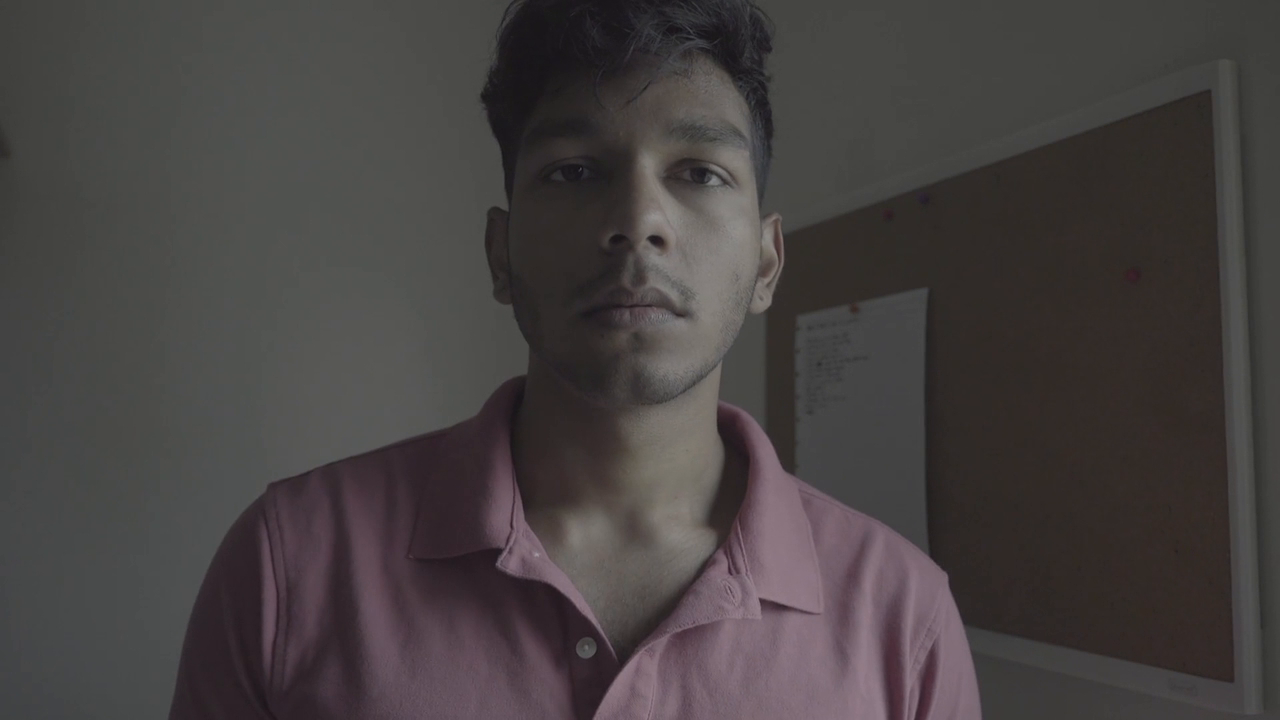
#> input picture frame 20 of sample.mp4, 1280 x 720 px
$ python rtsp_face_detection.py
#> lines starting #> are read from the running program, lines starting #| are printed output that depends on the picture; after the words box and inside, x2 and y2 are one past the last pixel; in counts of white or black regions, pixels touching at a corner belong together
import cv2
import os
import time
import logging

# Setup logging
logging.basicConfig(
    level=logging.INFO,
    format='%(asctime)s - %(levelname)s - %(message)s',
    handlers=[
        logging.FileHandler("app.log"),
        logging.StreamHandler()
    ]
)

# Create output folder
output_dir = 'output'
os.makedirs(output_dir, exist_ok=True)

# Use a simulated RTSP source (for now, just your webcam)
# Replace this with your RTSP stream URL if needed
rtsp_url = 'sample.mp4'  # 0 = default webcam. Replace with 'rtsp://...' to use RTSP.

# Load face detector
face_cascade = cv2.CascadeClassifier(cv2.data.haarcascades + 'haarcascade_frontalface_default.xml')

# Open video stream
cap = cv2.VideoCapture(rtsp_url)

if not cap.isOpened():
    logging.error("Failed to connec to stream")
    exit()

logging.info("Connected to stream")

frame_count = 0
saved_frames = 0

while saved_frames < 5:  # Save 5 annotated frames
    ret, frame = cap.read()
#> frame is the input picture: shape (720, 1280, 3); mean B, G, R 65.5, 65.8, 70.5
    if not ret:
        logging.warning("Dropped frame")
        continue

    start_time = time.time()

    # Convert to grayscale
    gray = cv2.cvtColor(frame, cv2.COLOR_BGR2GRAY)

    # Run face detection
    faces = face_cascade.detectMultiScale(gray, scaleFactor=1.1, minNeighbors=5)
#> faces = [[483, 55, 318, 318]]

    # Draw rectangles around faces
    for (x, y, w, h) in faces:
        cv2.rectangle(frame, (x, y), (x + w, y + h), (255, 0, 0), 2)
#> this loop made 1 pass
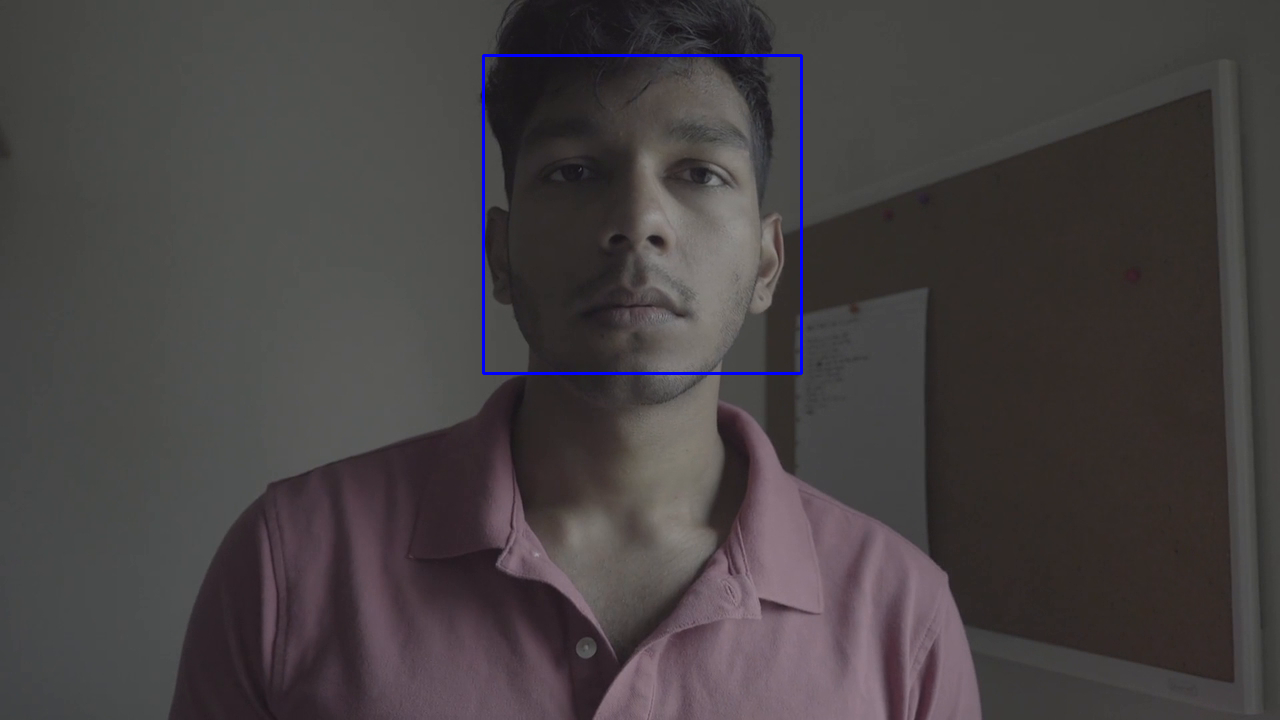
#> frame: shape (720, 1280, 3); 0.41% of pixels changed, all inside (x1, y1, x2, y2) = (482, 54, 803, 375)

    inference_time = time.time() - start_time
    logging.info(f"Inference time: {inference_time:.2f} seconds, Faces detected::: {len(faces)}")

    # Save annotated frame
    filename = os.path.join(output_dir, f"frame_{frame_count}.jpg")
    saved = cv2.imwrite(filename, frame)
    if saved:
        logging.info(f" Saved frame to i {filename}")
    else:
        logging.error(f" Failed to save frame to {filename}")

    saved_frames += 1
    frame_count += 1

cap.release()
cv2.destroyAllWindows()
logging.info("Completed saving annotated frames.")

$ run again, starting later in the video
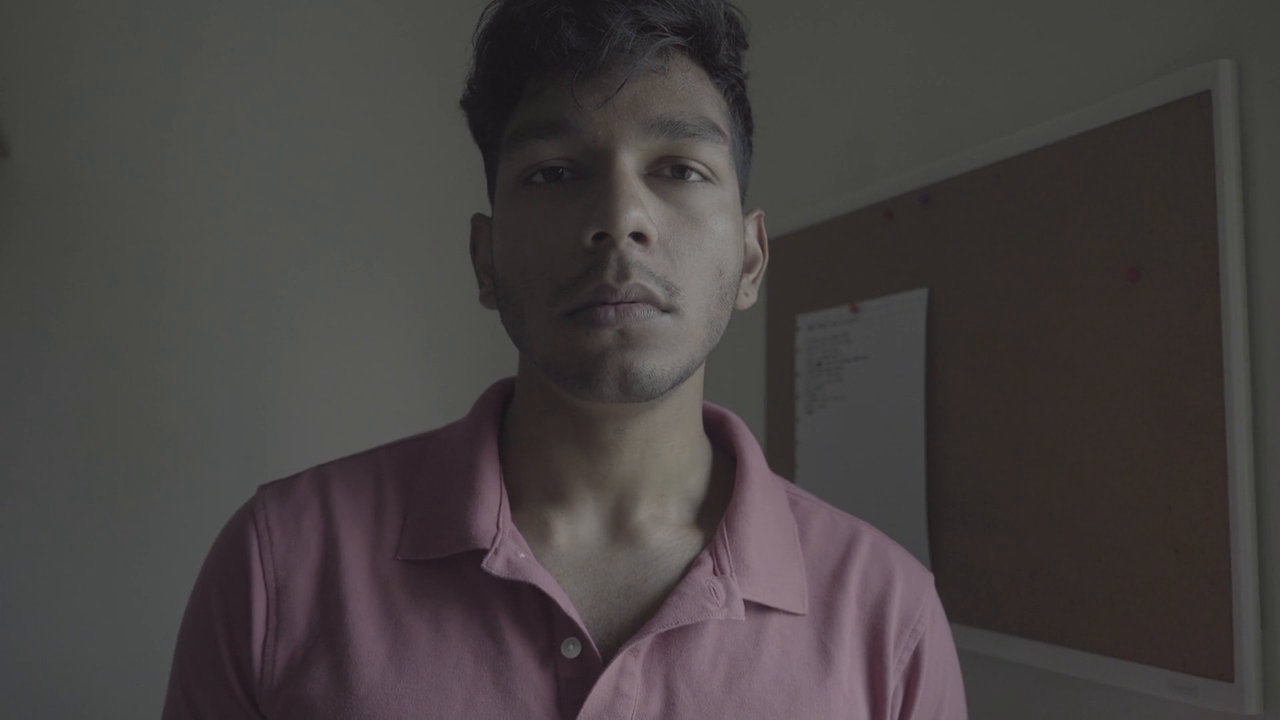
#> input picture frame 90 of sample.mp4, 1280 x 720 px
#> frame is the input picture: shape (720, 1280, 3); mean B, G, R 65.5, 65.6, 70.5
#> faces = [[463, 53, 313, 313]]
#> the loop `for (x, y, w, h) in faces:` made 1 pass
#> after the loop `for (x, y, w, h) in faces:`:
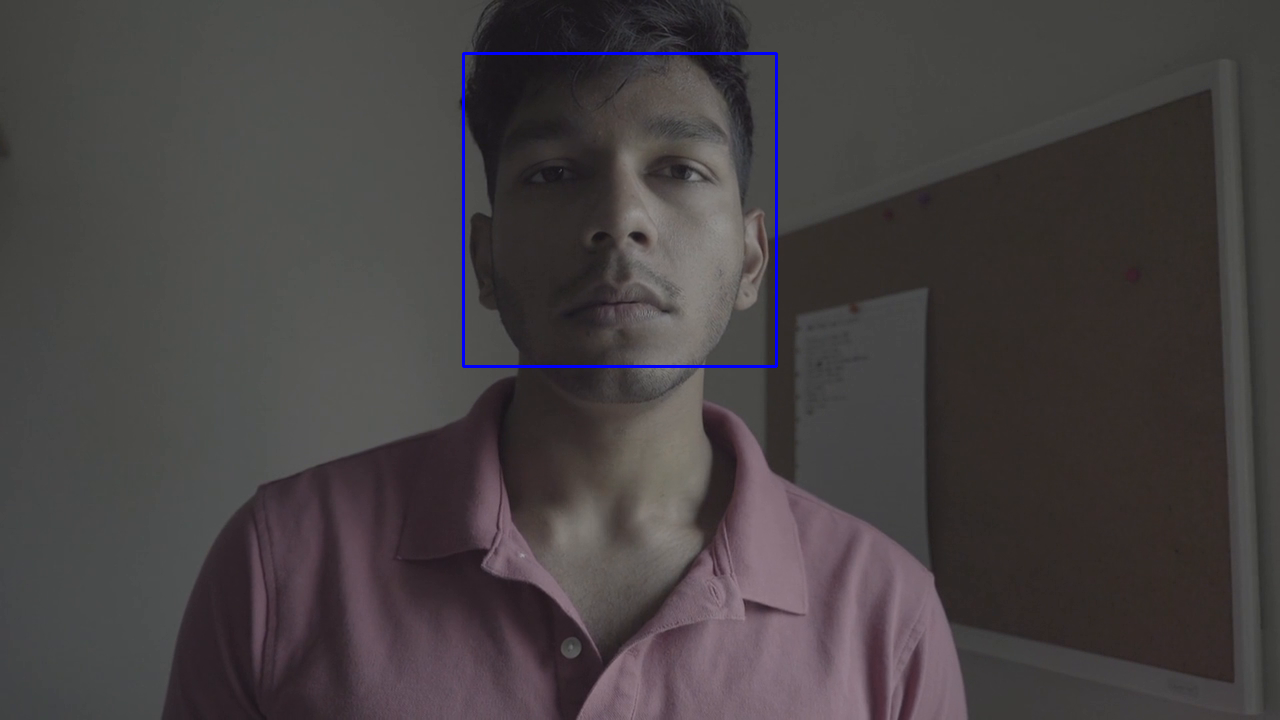
#> frame: shape (720, 1280, 3); 0.41% of pixels changed, all inside (x1, y1, x2, y2) = (462, 52, 778, 368)

$ run again, starting later in the video
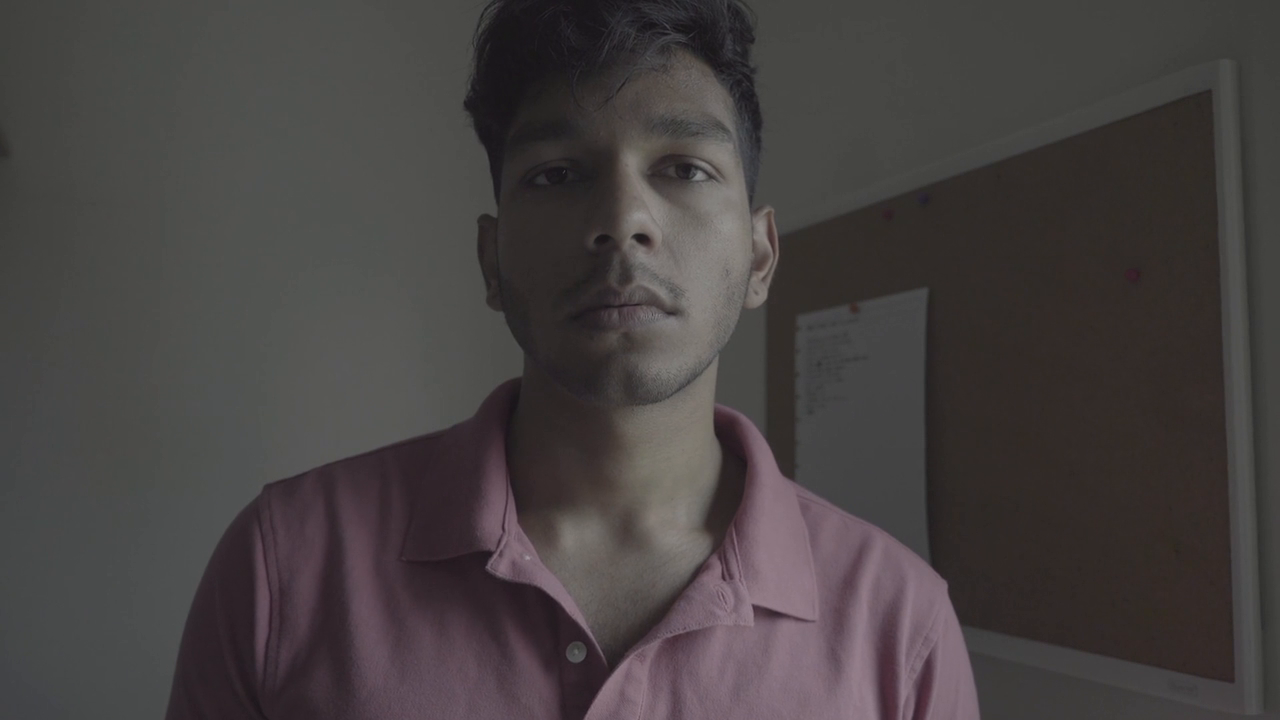
#> input picture frame 160 of sample.mp4, 1280 x 720 px
#> frame is the input picture: shape (720, 1280, 3); mean B, G, R 65.6, 65.7, 70.5
#> faces = [[461, 48, 326, 326]]
#> the loop `for (x, y, w, h) in faces:` made 1 pass
#> after the loop `for (x, y, w, h) in faces:`:
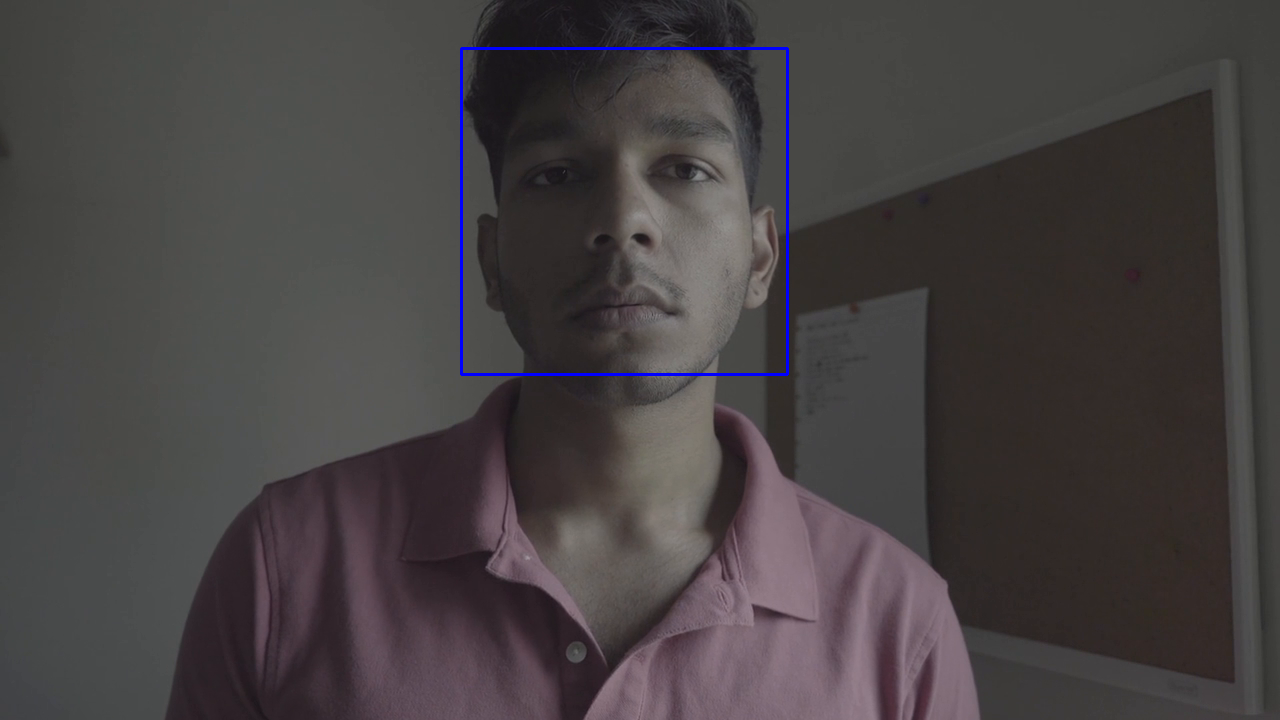
#> frame: shape (720, 1280, 3); 0.42% of pixels changed, all inside (x1, y1, x2, y2) = (460, 47, 789, 376)
